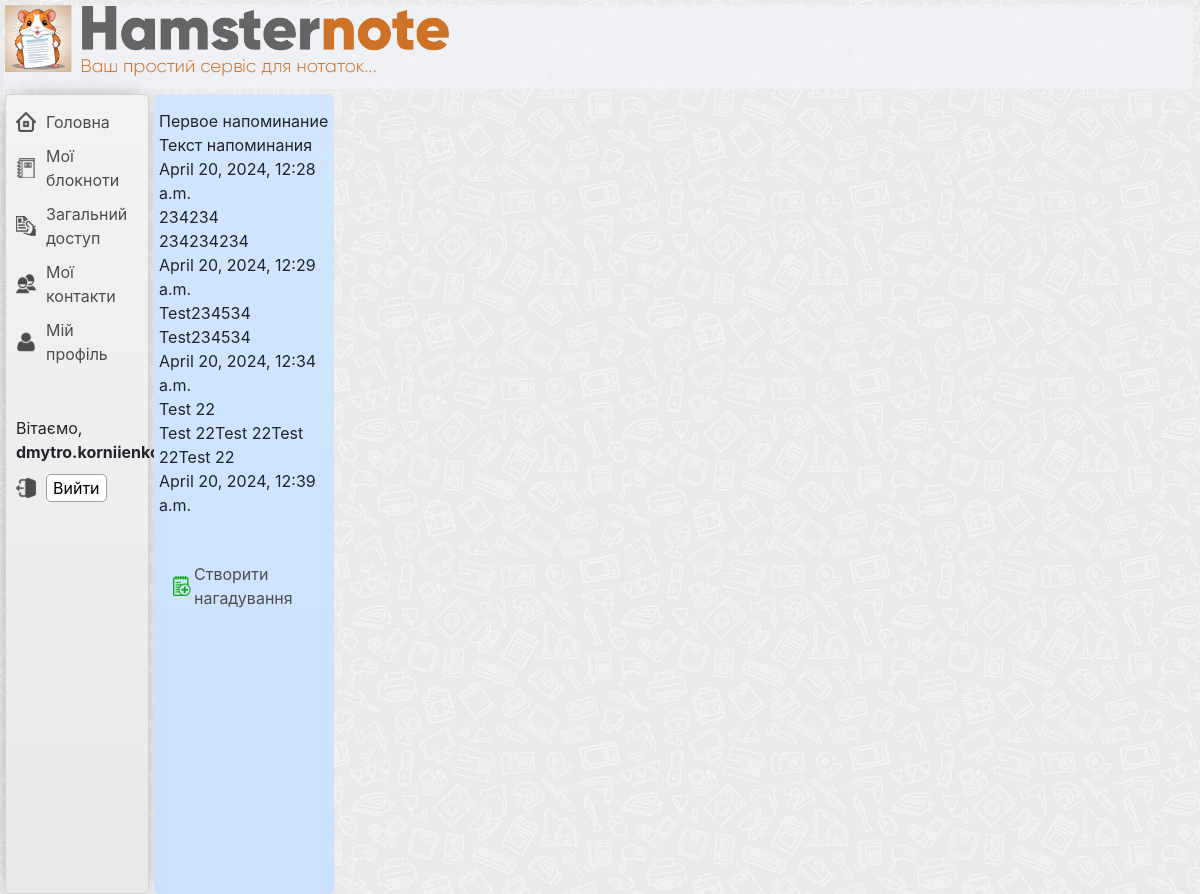
Screenshot of /tasks_list/ (signed in) with the database file from the repository.
### users/models.py (models this page shows, shortened)
class CustomUser(AbstractUser):
    email = models.EmailField(unique=True)

### tasks/models.py (models this page shows)
class Task(models.Model):
    title = models.CharField(max_length=100)
    description = models.TextField()
    remind_at = models.DateTimeField()
    reminder_method = models.CharField(max_length=20, choices=[('email', 'Email')])
    attachment = models.ForeignKey(Note, on_delete=models.CASCADE, null=True, blank=True)
    owner = models.ForeignKey(CustomUser, on_delete=models.CASCADE)

### tasks/views.py (the view)
# urls.py: path('tasks_list/', views.tasks_list, name='tasks_list'),
@login_required
def tasks_list(request):
    current_user = request.user
    tasks = Task.objects.filter(owner=current_user)
    context = {
        'tasks': tasks
    }
    return render(request, 'tasks/tasks_list.html', context)

### tasks/templates/tasks/tasks_list.html (shortened to what this page needs)
{% extends "main/base_template.html" %}
{% block listbar %}
    <div class="wrapper-listbar">
        <ul class="listbar-ul">
            {% for task in tasks %}
                <li>{{ task.title }}</li>
                <li>{{ task.description }}</li>
                <li>{{ task.remind_at }}</li>
            {% endfor %}
         <li class="listbar-li   create-new-notebook">
             <a href="{% url 'create_task' %}">Створити нагадування</a>
         </li>
        </ul>
    </div>
{% endblock %}

### main/templates/main/base_template.html (shortened to what this page needs)
{% load static %}
<!doctype html>
<html lang="en">
<head>
    {% with version='262' %}<link rel="stylesheet" href="{% static 'main/css/main.css' %}?ver={{ version }}">{% endwith %}
    {% with version='262' %}<link rel="stylesheet" href="{% static 'main/css/user_contacts.css' %}?ver={{ version }}">{% endwith %}
    {% with version='262' %}<link rel="stylesheet" href="{% static 'main/css/sharing_notes.css' %}?ver={{ version }}">{% endwith %}
    <link rel="stylesheet" href="https://cdn.jsdelivr.net/npm/bootstrap@4.6.2/dist/css/bootstrap.min.css">
    <link rel="stylesheet" href="https://cdnjs.cloudflare.com/ajax/libs/highlight.js/11.5.1/styles/default.min.css">
    <link rel="stylesheet" href="{% static 'django_ckeditor_5/dist/styles.css' %}">
</head>
<body>
    <div class="main-container  clearfix">
        <div class="top-bar">
        </div>
        <div class="navigation-menu">
            <div class="navi-wrapper">
                <ul class="navi-block">
                    <li class="nav-home"><a href="{% url 'homepage' %}">Головна</a></li>
                    <li class="nav-notebook {% if category == 'notebooks'%}select-menu-category{% endif %}"><a href="{% url 'notebook_list' %}">Мої блокноти</a></li>
                    <li class="nav-shared {% if category == 'shared'%}select-menu-category{% endif %}"><a href="{% url 'shared_note_list' %}">Загальний доступ</a></li>
                    <li class="nav-contacts {% if category == 'contacts'%}select-menu-category{% endif %}"><a href="{% url 'contacts_list' %}">Мої контакти</a></li>
                    <li class="nav-profile {% if category == 'profile'%}select-menu-category{% endif %}"><a href="{% url 'edit_profile' %}">Мій профіль</a></li>
                </ul>
            </div>
            <div class="user-wrapper">
                <ul class="user-block">
                    {% if user.is_authenticated %}
                         <span class="user-hello-text">Вітаємо, <b>{{ user.get_username }}</b>!</span>
                         <li class="nav-logout">
                            <form method="post" action="{% url 'logout' %}">
                                <button class="logout-button" type="submit">Вийти</button>
                            </form>
                         </li>
                   {% else %}
                         <li><a href="{% url 'login'%}?next={{request.path}}">Login</a></li>
                   {% endif %}
                </ul>
            </div>
        </div>
        {% block listbar %}{% endblock %}
    </div>
</body>
</html>

### main/static/main/css/main.css (style rules this page uses)
body { font-family: 'GilroyLight', sans-serif; background-color: #f2f2f2 !important; background: linear-gradient(180deg, rgba(242,242,242,1) 0%, rgba(233,233,233,1) 100%) !important;; }
.clearfix:after { content: "."; clear: both; display: block; height: 0; font-size: 0; visibility: hidden; }
ul { list-style: none; }
.top-bar { width: 99%; background-color: #f0f3f8ba; height: 84px; margin-left: 5px; margin-top: 5px; background-image: url(../img/header.png); background-repeat: no-repeat; background-size: 444px; }
.main-container { display: flex; flex-flow: wrap; }
.navigation-menu { width: 12%; min-height: 100vh; float: left; background-color: #f2f2f2; background: linear-gradient(180deg, rgba(242,242,242,1) 0%, rgba(233,233,233,1) 100%); border: 1px solid #d3d3d3; border-radius: 5px; margin-left: 5px; margin-right: 5px; margin-top: 5px; -webkit-box-shadow: -1px 0px 23px -10px rgba(0,0,0,0.53); -moz-box-shadow: -1px 0px 23px -10px rgba(0,0,0,0.53); box-shadow: -1px 0px 23px -10px rgba(0,0,0,0.53); }
.main-container { background-image: url("/static/main/img/background-main.jpg"); }
.wrapper-listbar { float: left; width: 15%; background-color: #d1e5ff; background: linear-gradient(180deg, rgba(209,229,255,1) 0%, rgba(203,225,255,1) 100%); margin-top: 5px; border-radius: 5px; padding-left: 5px; padding-right: 5px; padding-top: 15px; }
.listbar-ul { margin: 0; padding: 0; }
.listbar-li { background-repeat: no-repeat; background-size: 20px; background-position-x: left; background-position-y: center; padding-left: 25px; padding-top: 5px; padding-bottom: 5px; padding-left: 25px; margin-bottom: 5px; margin-right: 10px; margin-left: 10px; border-radius: 0px 10px 10px 0px; background-image: url("/static/main/img/note.png"); background-repeat: no-repeat; background-position-x: 2px; position: relative; }
.listbar-li a { color: #4d4d4d; font-size: 16px; }
.create-new-notebook { background-image: url("/static/main/img/note-create.png"); }
.listbar-ul li:nth-last-child(2) { margin-bottom: 40px; }
.user-wrapper { margin-top: 40px; }
.user-block { padding: 0; margin: 0; margin-bottom: 5px; margin-top: 10px; padding-left: 10px; padding-right: 10px; }
.user-block li { padding-left: 30px; padding-top: 5px; padding-bottom: 5px; }
.user-block .user-hello-text { display: block; padding-top: 5px; padding-bottom: 5px; }
.nav-profile { background-image: url("/static/main/img/nav-profile.png"); background-repeat: no-repeat; background-size: 20px; background-position-x: left; background-position-y: center; }
.nav-logout { background-image: url("/static/main/img/nav-logout.png"); background-repeat: no-repeat; background-size: 20px; background-position-x: left; background-position-y: center; }
.logout-button { border: 1px solid #9f9f9f; border-radius: 5px; background-color: #fff; }
.navi-block { padding: 0; margin: 0; margin-bottom: 5px; margin-top: 10px; padding-left: 10px; padding-right: 10px; }
.navi-block li { padding-left: 30px; padding-top: 5px; padding-bottom: 5px; }
.navi-block li a { color: #4d4d4d; font-size: 16px; }
.nav-home { background-image: url("/static/main/img/nav-home.png"); background-repeat: no-repeat; background-size: 20px; background-position-x: left; background-position-y: center; }
.nav-notebook { background-image: url("/static/main/img/nav-notebook.png"); background-repeat: no-repeat; background-size: 20px; background-position-x: left; background-position-y: center; }
.nav-shared { background-image: url("/static/main/img/nav-shared.png"); background-repeat: no-repeat; background-size: 20px; background-position-x: left; background-position-y: center; }
.nav-contacts { background-image: url("/static/main/img/nav-contact.png"); background-repeat: no-repeat; background-size: 20px; background-position-x: left; background-position-y: center; }

### rows the page displays
CustomUser: get_username "dmytro.korniienko"
Task: title "Первое напоминание", description "Текст напоминания", remind_at "April 20, 2024, 12:28 a.m."
Task: title "234234", description "234234234", remind_at "April 20, 2024, 12:29 a.m."
Task: title "Test234534", description "Test234534", remind_at "April 20, 2024, 12:34 a.m."
Task: title "Test 22", description "Test 22Test 22Test 22Test 22", remind_at "April 20, 2024, 12:39 a.m."
